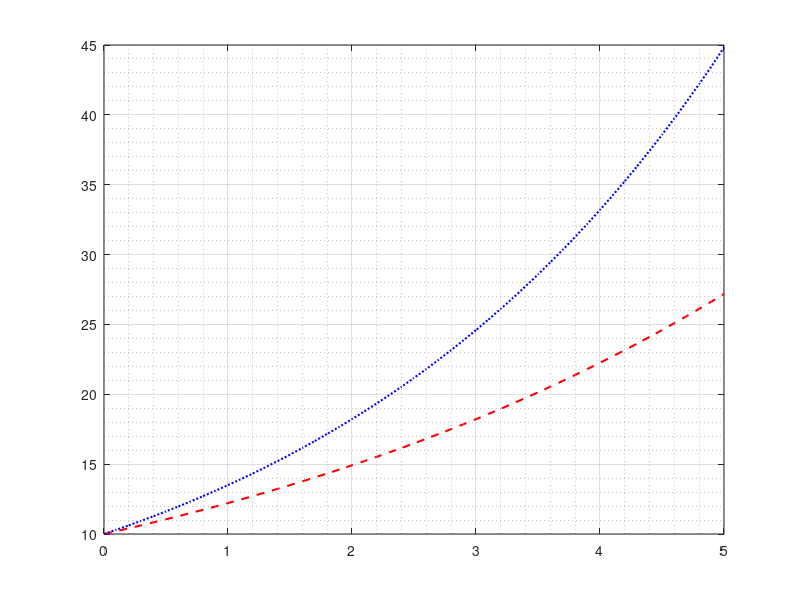

This chart was generated by the following MATLAB code:
%{
    Chris Jakins
    3/29/2017
    Theoretical plotting - lines
%}

clear
clc 
close all

b_0 = 10; % initial Bacteria Concentration (BC) [#]
k1 = 0.2; % BC growth rate [per hr]
k2 = 0.3;
t = [0: 0.1: 5]; % Time (t) [hr]
B1 = b_0 * exp(k1*t);
B2 = b_0 * exp(k2*t);

figure('color', 'w')
plot(t, B1, '-- r', 'LineWidth', 1.5)
hold on
plot(t, B2, ': b', 'LineWidth', 1.5)
grid
grid minor
